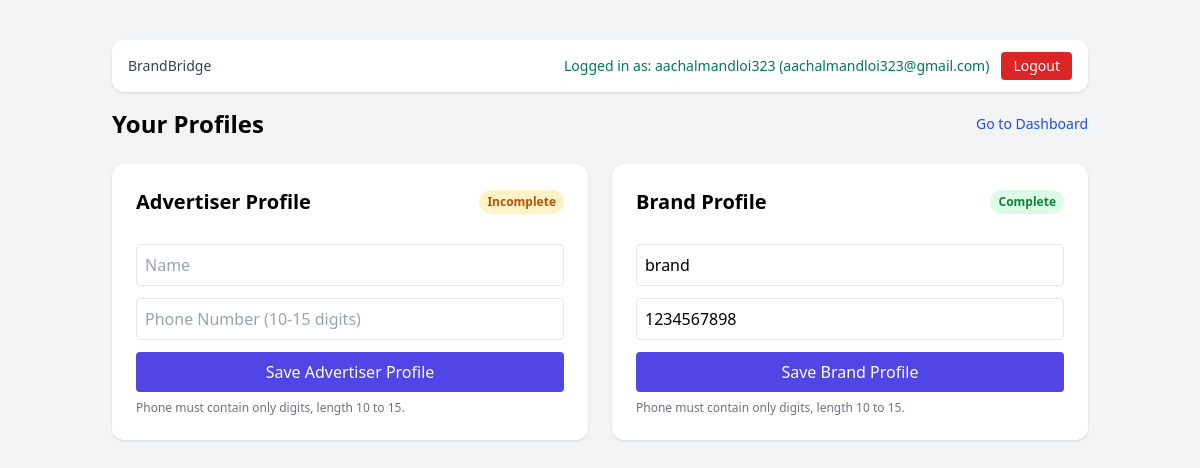
Screenshot of /profile (signed in) with the database file from the repository.
### app/models.py (models this page shows)
class User(Base):
    __tablename__ = "users"
    id = Column(Integer, primary_key=True, index=True)
    email = Column(String(255), unique=True, nullable=False, index=True)
    password_hash = Column(String(255), nullable=False)
    role = Column(SqlEnum(UserRole), default=UserRole.USER, nullable=False)
    is_active = Column(Boolean, default=True, nullable=False)
    created_at = Column(DateTime, default=datetime.utcnow, nullable=False)
    profile = relationship("Profile", back_populates="user", uselist=False)
    basic_profiles = relationship("BasicProfile", back_populates="user")
    sent_messages = relationship(
        "Message", back_populates="sender", foreign_keys="Message.sender_id"
    )
    received_messages = relationship(
        "Message", back_populates="receiver", foreign_keys="Message.receiver_id"
    )

class BasicProfile(Base):
    __tablename__ = "basic_profiles"
    __table_args__ = (
        UniqueConstraint("user_id", "profile_type", name="uq_basic_profile_user_type"),
    )
    id = Column(Integer, primary_key=True, index=True)
    user_id = Column(Integer, ForeignKey("users.id"), nullable=False, index=True)
    profile_type = Column(SqlEnum(ProfileType), nullable=False)
    name = Column(String(120), nullable=False)
    phone_number = Column(String(30), nullable=False)
    created_at = Column(DateTime, default=datetime.utcnow, nullable=False)
    updated_at = Column(DateTime, default=datetime.utcnow, nullable=False)
    user = relationship("User", back_populates="basic_profiles")

### app/main.py (the view)
@app.get("/profile", response_class=HTMLResponse)
def profile_page(request: Request, db: Session = Depends(get_db)):
    user = _get_user_from_cookie(request, db)
    if not user:
        return RedirectResponse(url="/?error=Please login first.", status_code=303)
    display_name = user.email.split("@")[0]
    profile_map = _get_basic_profile_map(db, user.id)
    advertiser_profile = profile_map.get(models.ProfileType.ADVERTISER.value)
    brand_profile = profile_map.get(models.ProfileType.BRAND.value)
    return templates.TemplateResponse(
        request,
        "profile.html",
        {
            "request": request,
            "user": user,
            "display_name": display_name,
            "advertiser_profile": advertiser_profile,
            "brand_profile": brand_profile,
            "advertiser_complete": _is_basic_profile_complete(advertiser_profile),
            "brand_complete": _is_basic_profile_complete(brand_profile),
            "success": request.query_params.get("success"),
            "error": request.query_params.get("error"),
        },
    )

### templates/profile.html (shortened to what this page needs)
<!DOCTYPE html>
<html lang="en">
<head>
  <script src="https://cdn.tailwindcss.com"></script>
</head>
<body class="bg-gray-100 min-h-screen">
  <main class="max-w-5xl mx-auto px-6 py-10">
    <div class="mb-4 bg-white rounded-xl shadow px-4 py-3 flex items-center justify-between">
      <span class="text-sm text-gray-700 font-medium">BrandBridge</span>
      <div class="flex items-center gap-3">
        <span class="text-sm text-emerald-700">Logged in as: {{ display_name }} ({{ user.email }})</span>
        <form action="/ui/logout" method="post">
          <button type="submit" class="text-sm bg-red-600 text-white px-3 py-1 rounded">Logout</button>
        </form>
      </div>
    </div>
    <div class="flex items-center justify-between mb-6">
      <h1 class="text-2xl font-bold">Your Profiles</h1>
      <a href="/dashboard" class="text-sm text-blue-700">Go to Dashboard</a>
    </div>
    <div class="grid md:grid-cols-2 gap-6">
      <section class="bg-white rounded-xl shadow p-6">
        <div class="flex items-center justify-between mb-4">
          <h2 class="text-xl font-semibold">Advertiser Profile</h2>
          {% if advertiser_complete %}
            <span class="text-xs font-semibold px-2 py-1 rounded-full bg-green-100 text-green-700">Complete</span>
          {% else %}
            <span class="text-xs font-semibold px-2 py-1 rounded-full bg-amber-100 text-amber-700">Incomplete</span>
          {% endif %}
        </div>
        <form action="/ui/profile/save" method="post" class="space-y-3">
          <input class="w-full border rounded p-2" name="name" type="text" placeholder="Name" value="{{ advertiser_profile.name if advertiser_profile else '' }}" required />
          <input class="w-full border rounded p-2" name="phone_number" type="text" placeholder="Phone Number (10-15 digits)" value="{{ advertiser_profile.phone_number if advertiser_profile else '' }}" minlength="10" maxlength="15" pattern="[0-9]{10,15}" required />
          <button class="w-full bg-indigo-600 text-white py-2 rounded">Save Advertiser Profile</button>
        </form>
        <p class="text-xs text-gray-500 mt-2">Phone must contain only digits, length 10 to 15.</p>
      </section>
      <section class="bg-white rounded-xl shadow p-6">
        <div class="flex items-center justify-between mb-4">
          <h2 class="text-xl font-semibold">Brand Profile</h2>
          {% if brand_complete %}
            <span class="text-xs font-semibold px-2 py-1 rounded-full bg-green-100 text-green-700">Complete</span>
          {% else %}
            <span class="text-xs font-semibold px-2 py-1 rounded-full bg-amber-100 text-amber-700">Incomplete</span>
          {% endif %}
        </div>
        <form action="/ui/profile/save" method="post" class="space-y-3">
          <input class="w-full border rounded p-2" name="name" type="text" placeholder="Name" value="{{ brand_profile.name if brand_profile else '' }}" required />
          <input class="w-full border rounded p-2" name="phone_number" type="text" placeholder="Phone Number (10-15 digits)" value="{{ brand_profile.phone_number if brand_profile else '' }}" minlength="10" maxlength="15" pattern="[0-9]{10,15}" required />
          <button class="w-full bg-indigo-600 text-white py-2 rounded">Save Brand Profile</button>
        </form>
        <p class="text-xs text-gray-500 mt-2">Phone must contain only digits, length 10 to 15.</p>
      </section>
    </div>
  </main>
</body>
</html>

### rows the page displays
User: email "aachalmandloi323@gmail.com"
BasicProfile: name "brand", phone_number "1234567898"

### other values shown
{{ display_name }} "aachalmandloi323"
